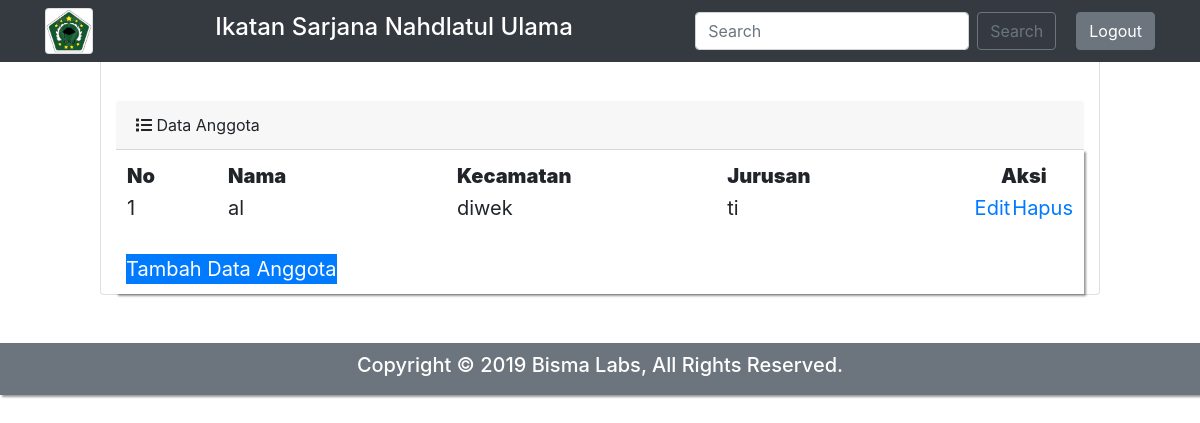
/admin/anggota.php, run on an earlier commit of the app's database.
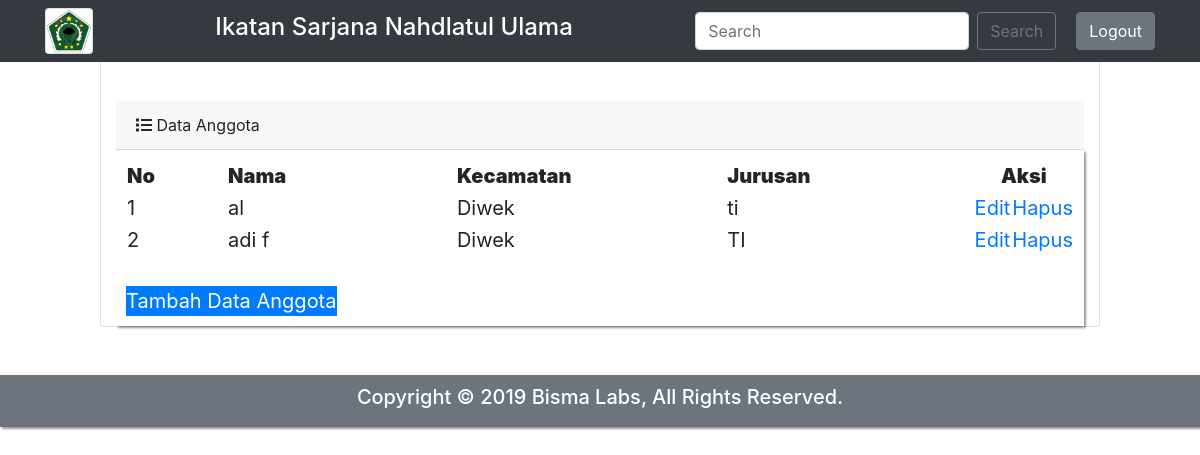
And on a later commit of the database.
### tables this page shows
CREATE TABLE `anggota` (
  `id` int(11) NOT NULL,
  `id_user` int(11) NOT NULL,
  `nama` varchar(50) DEFAULT NULL,
  `no_ktp` varchar(50) DEFAULT NULL,
  `jenis_kelamin` varchar(50) DEFAULT NULL,
  `tempat_lahir` varchar(50) DEFAULT NULL,
  `tgl_lahir` date DEFAULT NULL,
  `dusun_desa` varchar(50) DEFAULT NULL,
  `kecamatan` varchar(50) DEFAULT NULL,
  `kota` varchar(50) DEFAULT NULL,
  `no_telepon` varchar(50) DEFAULT NULL,
  `jenjang` varchar(50) DEFAULT NULL,
  `jurusan` varchar(50) DEFAULT NULL,
  `pt_univ` varchar(50) DEFAULT NULL
);

### admin/anggota.php (the view)
<?php
	include ('../config/koneksi.php');
	include ('part/header.php');
	include ('part/navbar.php');
?>
	<div class="card col-md-10 offset-md-1" style="padding-top: 100px">
		<div class="card-header">
	  		<i class="fa fa-list"></i>
	    	Data Anggota
		</div>
	  	<div class="card-body">
	    	<blockquote class="blockquote mb-0">
				<table>
					<tr>
						<th width='300'><strong>No</strong></th>
						<th width='700'><strong>Nama</strong></th>
						<th width='700'><strong>Kecamatan</strong></th>
						<th width='700'><strong>Jurusan</strong></th>
						<th colspan='2' width='150'><center><strong>Aksi</strong></center></th>
					</tr>
					<?php
						$no = 1;
					  	$qTampil = mysqli_query($connect, "SELECT * FROM anggota");
					  	foreach($qTampil as $row){
					?>
					<tr>
						<td><?php echo $no++; ?></td>
						<td><?php echo $row['nama']; ?></td>
						<td><?php echo $row['kecamatan']; ?></td>
						<td><?php echo $row['jurusan']; ?></td>
						<td align='right'><a href='edit-anggota.php?id=<?php echo $row['id']; ?>'>Edit</a></td>
						<td align='left'><a href='hapus-anggota.php?id=<?php echo $row['id']; ?>'>Hapus</a></td>
					</tr>
					<?php
						}
					?>
				</table><br>
				<a href="tambah-anggota.php" type="button" class="btn-primary">Tambah Data Anggota</a>
	    	</blockquote>
	  	</div>
	</div>
<?php
	include ('part/footer.php');
?>

### admin/part/header.php (shortened to what this page needs)
<!DOCTYPE html>
<html>
<head>
	<link rel="stylesheet" href="../assets/css/bootstrap.min.css">
	<link rel="stylesheet" href="../assets/css/style.css">
	<link rel="stylesheet" href="https://use.fontawesome.com/releases/v5.8.2/css/all.css">
</head>
<body>

### admin/part/navbar.php (shortened to what this page needs)
<nav class="navbar fixed-top navbar-expand-lg navbar-dark bg-dark">
	<div class="container">
		<div class="card" style="width: 3rem;">
			<img src="../assets/gambar/header.png" class="card-img-top" alt="...">
		</div>
		<h4 class="text-white">Ikatan Sarjana Nahdlatul Ulama</h4>
		<form class="form-inline my-2 my-lg-0">
			<input class="form-control mr-sm-2" type="search" placeholder="Search" aria-label="Search">
			<button class="btn btn-outline-secondary my-2 my-sm-0" type="submit" style="margin-right: 20px">Search</button>
			<button type="button" class="btn btn-secondary" onclick="window.location.href='../logout.php'">Logout</button>
		</form>
	</div>
</nav>

### admin/part/footer.php
	<div class="footer bg-secondary text-center mt-5" style="color: white">
		<div class="card-body">
		<h5>Copyright © 2019 Bisma Labs, All Rights Reserved.</h5>
  	</div>
</body>
</html>

### assets/css/style.css (style rules this page uses)
.card-body { box-shadow: 2px 2px 2px rgba(0,0,0,0.4); padding: 10px; }

What changed in the data, as far as the page shows it:
changed anggota "al": kecamatan "diwek" → "Diwek"
added anggota: nama "adi f", kecamatan "Diwek", jurusan "TI"
